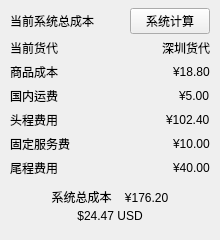
                  <widget class="QFrame" name="systemCostSection">
                   <property name="sizePolicy">
                    <sizepolicy hsizetype="Expanding" vsizetype="Preferred">
                     <horstretch>16</horstretch>
                     <verstretch>0</verstretch>
                    </sizepolicy>
                   </property>
                   <property name="minimumSize">
                    <size>
                     <width>220</width>
                     <height>0</height>
                    </size>
                   </property>
                   <property name="card" stdset="0">
                    <bool>true</bool>
                   </property>
                   <layout class="QVBoxLayout" name="systemCostLayout" stretch="0,0,0,0,0,0,0,1">
                    <property name="spacing">
                     <number>4</number>
                    </property>
                    <property name="leftMargin">
                     <number>10</number>
                    </property>
                    <property name="topMargin">
                     <number>8</number>
                    </property>
                    <property name="rightMargin">
                     <number>10</number>
                    </property>
                    <property name="bottomMargin">
                     <number>10</number>
                    </property>
                    <item>
                     <layout class="QHBoxLayout" name="systemCostHeaderLayout">
                      <property name="spacing">
                       <number>5</number>
                      </property>
                      <property name="leftMargin">
                       <number>0</number>
                      </property>
                      <property name="topMargin">
                       <number>0</number>
                      </property>
                      <property name="rightMargin">
                       <number>0</number>
                      </property>
                      <property name="bottomMargin">
                       <number>0</number>
                      </property>
                      <item>
                       <widget class="QLabel" name="lblSystemCostTitle">
                        <property name="sizePolicy">
                         <sizepolicy hsizetype="Preferred" vsizetype="Fixed">
                          <horstretch>0</horstretch>
                          <verstretch>0</verstretch>
                         </sizepolicy>
                        </property>
                        <property name="maximumSize">
                         <size>
                          <width>16777215</width>
                          <height>28</height>
                         </size>
                        </property>
                        <property name="text">
                         <string>当前系统总成本</string>
                        </property>
                        <property name="sectionTitle" stdset="0">
                         <bool>true</bool>
                        </property>
                       </widget>
                      </item>
                      <item>
                       <spacer name="systemCostHeaderSpacer">
                        <property name="orientation">
                         <enum>Qt::Orientation::Horizontal</enum>
                        </property>
                        <property name="sizeType">
                         <enum>QSizePolicy::Policy::Expanding</enum>
                        </property>
                        <property name="sizeHint" stdset="0">
                         <size>
                          <width>20</width>
                          <height>20</height>
                         </size>
                        </property>
                       </spacer>
                      </item>
                      <item>
                       <widget class="QPushButton" name="btnSystemCalculate">
                        <property name="sizePolicy">
                         <sizepolicy hsizetype="Fixed" vsizetype="Fixed">
                          <horstretch>0</horstretch>
                          <verstretch>0</verstretch>
                         </sizepolicy>
                        </property>
                        <property name="maximumSize">
                         <size>
                          <width>90</width>
                          <height>30</height>
                         </size>
                        </property>
                        <property name="text">
                         <string>系统计算</string>
                        </property>
                       </widget>
                      </item>
                     </layout>
                    </item>
                    <item>
                     <layout class="QHBoxLayout" name="systemCostRow0">
                      <property name="spacing">
                       <number>5</number>
                      </property>
                      <property name="leftMargin">
                       <number>0</number>
                      </property>
                      <property name="topMargin">
                       <number>0</number>
                      </property>
                      <property name="rightMargin">
                       <number>0</number>
                      </property>
                      <property name="bottomMargin">
                       <number>0</number>
                      </property>
                      <item>
                       <widget class="QLabel" name="lblSystemCostName0">
                        <property name="text">
                         <string>当前货代</string>
                        </property>
                       </widget>
                      </item>
                      <item>
                       <spacer name="systemCostSpacer0">
                        <property name="orientation">
                         <enum>Qt::Orientation::Horizontal</enum>
                        </property>
                        <property name="sizeType">
                         <enum>QSizePolicy::Policy::Expanding</enum>
                        </property>
                        <property name="sizeHint" stdset="0">
                         <size>
                          <width>20</width>
                          <height>20</height>
                         </size>
                        </property>
                       </spacer>
                      </item>
                      <item>
                       <widget class="QLabel" name="lblSystemCostValue0">
                        <property name="text">
                         <string>深圳货代</string>
                        </property>
                       </widget>
                      </item>
                     </layout>
                    </item>
                    <item>
                     <layout class="QHBoxLayout" name="systemCostRow1">
                      <property name="spacing">
                       <number>5</number>
                      </property>
                      <property name="leftMargin">
                       <number>0</number>
                      </property>
                      <property name="topMargin">
                       <number>0</number>
                      </property>
                      <property name="rightMargin">
                       <number>0</number>
                      </property>
                      <property name="bottomMargin">
                       <number>0</number>
                      </property>
                      <item>
                       <widget class="QLabel" name="lblSystemCostName1">
                        <property name="text">
                         <string>商品成本</string>
                        </property>
                       </widget>
                      </item>
                      <item>
                       <spacer name="systemCostSpacer1">
                        <property name="orientation">
                         <enum>Qt::Orientation::Horizontal</enum>
                        </property>
                        <property name="sizeType">
                         <enum>QSizePolicy::Policy::Expanding</enum>
                        </property>
                        <property name="sizeHint" stdset="0">
                         <size>
                          <width>20</width>
                          <height>20</height>
                         </size>
                        </property>
                       </spacer>
                      </item>
                      <item>
                       <widget class="QLabel" name="lblSystemCostValue1">
                        <property name="text">
                         <string>¥18.80</string>
                        </property>
                       </widget>
                      </item>
                     </layout>
                    </item>
                    <item>
                     <layout class="QHBoxLayout" name="systemCostRow2">
                      <property name="spacing">
                       <number>5</number>
                      </property>
                      <property name="leftMargin">
                       <number>0</number>
                      </property>
                      <property name="topMargin">
                       <number>0</number>
                      </property>
                      <property name="rightMargin">
                       <number>0</number>
                      </property>
                      <property name="bottomMargin">
                       <number>0</number>
                      </property>
                      <item>
                       <widget class="QLabel" name="lblSystemCostName2">
                        <property name="text">
                         <string>国内运费</string>
                        </property>
                       </widget>
                      </item>
                      <item>
                       <spacer name="systemCostSpacer2">
                        <property name="orientation">
                         <enum>Qt::Orientation::Horizontal</enum>
                        </property>
                        <property name="sizeType">
                         <enum>QSizePolicy::Policy::Expanding</enum>
                        </property>
                        <property name="sizeHint" stdset="0">
                         <size>
                          <width>20</width>
                          <height>20</height>
                         </size>
                        </property>
                       </spacer>
                      </item>
                      <item>
                       <widget class="QLabel" name="lblSystemCostValue2">
                        <property name="text">
                         <string>¥5.00</string>
                        </property>
                       </widget>
                      </item>
                     </layout>
                    </item>
                    <item>
                     <layout class="QHBoxLayout" name="systemCostRow3">
                      <property name="spacing">
                       <number>5</number>
                      </property>
                      <property name="leftMargin">
                       <number>0</number>
                      </property>
                      <property name="topMargin">
                       <number>0</number>
                      </property>
                      <property name="rightMargin">
                       <number>0</number>
                      </property>
                      <property name="bottomMargin">
                       <number>0</number>
                      </property>
                      <item>
                       <widget class="QLabel" name="lblSystemCostName3">
                        <property name="text">
                         <string>头程费用</string>
                        </property>
                       </widget>
                      </item>
                      <item>
                       <spacer name="systemCostSpacer3">
                        <property name="orientation">
                         <enum>Qt::Orientation::Horizontal</enum>
                        </property>
                        <property name="sizeType">
                         <enum>QSizePolicy::Policy::Expanding</enum>
                        </property>
                        <property name="sizeHint" stdset="0">
                         <size>
                          <width>20</width>
                          <height>20</height>
                         </size>
                        </property>
                       </spacer>
                      </item>
                      <item>
                       <widget class="QLabel" name="lblSystemCostValue3">
                        <property name="text">
                         <string>¥102.40</string>
                        </property>
                       </widget>
                      </item>
                     </layout>
                    </item>
                    <item>
                     <layout class="QHBoxLayout" name="systemCostRow4">
                      <property name="spacing">
                       <number>5</number>
                      </property>
                      <property name="leftMargin">
                       <number>0</number>
                      </property>
                      <property name="topMargin">
                       <number>0</number>
                      </property>
                      <property name="rightMargin">
                       <number>0</number>
                      </property>
                      <property name="bottomMargin">
                       <number>0</number>
                      </property>
                      <item>
                       <widget class="QLabel" name="lblSystemCostName4">
                        <property name="text">
                         <string>固定服务费</string>
                        </property>
                       </widget>
                      </item>
                      <item>
                       <spacer name="systemCostSpacer4">
                        <property name="orientation">
                         <enum>Qt::Orientation::Horizontal</enum>
                        </property>
                        <property name="sizeType">
                         <enum>QSizePolicy::Policy::Expanding</enum>
                        </property>
                        <property name="sizeHint" stdset="0">
                         <size>
                          <width>20</width>
                          <height>20</height>
                         </size>
                        </property>
                       </spacer>
                      </item>
                      <item>
                       <widget class="QLabel" name="lblSystemCostValue4">
                        <property name="text">
                         <string>¥10.00</string>
                        </property>
                       </widget>
                      </item>
                     </layout>
                    </item>
                    <item>
                     <layout class="QHBoxLayout" name="systemCostRow5">
                      <property name="spacing">
                       <number>5</number>
                      </property>
                      <property name="leftMargin">
                       <number>0</number>
                      </property>
                      <property name="topMargin">
                       <number>0</number>
                      </property>
                      <property name="rightMargin">
                       <number>0</number>
                      </property>
                      <property name="bottomMargin">
                       <number>0</number>
                      </property>
                      <item>
                       <widget class="QLabel" name="lblSystemCostName5">
                        <property name="text">
                         <string>尾程费用</string>
                        </property>
                       </widget>
                      </item>
                      <item>
                       <spacer name="systemCostSpacer5">
                        <property name="orientation">
                         <enum>Qt::Orientation::Horizontal</enum>
                        </property>
                        <property name="sizeType">
                         <enum>QSizePolicy::Policy::Expanding</enum>
                        </property>
                        <property name="sizeHint" stdset="0">
                         <size>
                          <width>20</width>
                          <height>20</height>
                         </size>
                        </property>
                       </spacer>
                      </item>
                      <item>
                       <widget class="QLabel" name="lblSystemCostValue5">
                        <property name="text">
                         <string>¥40.00</string>
                        </property>
                       </widget>
                      </item>
                     </layout>
                    </item>
                    <item>
                     <widget class="QFrame" name="systemTotalBox">
                      <property name="sizePolicy">
                       <sizepolicy hsizetype="Expanding" vsizetype="Fixed">
                        <horstretch>0</horstretch>
                        <verstretch>0</verstretch>
                       </sizepolicy>
                      </property>
                      <property name="minimumSize">
                       <size>
                        <width>0</width>
                        <height>48</height>
                       </size>
                      </property>
                      <property name="maximumSize">
                       <size>
                        <width>16777215</width>
                        <height>58</height>
                       </size>
                      </property>
                      <property name="card" stdset="0">
                       <bool>true</bool>
                      </property>
                      <layout class="QVBoxLayout" name="systemTotalLayout">
                       <property name="spacing">
                        <number>1</number>
                       </property>
                       <property name="leftMargin">
                        <number>8</number>
                       </property>
                       <property name="topMargin">
                        <number>6</number>
                       </property>
                       <property name="rightMargin">
                        <number>8</number>
                       </property>
                       <property name="bottomMargin">
                        <number>6</number>
                       </property>
                       <item>
                        <widget class="QLabel" name="lblSystemTotalRmb">
                         <property name="text">
                          <string>系统总成本    ¥176.20</string>
                         </property>
                         <property name="alignment">
                          <set>Qt::AlignmentFlag::AlignCenter</set>
                         </property>
                        </widget>
                       </item>
                       <item>
                        <widget class="QLabel" name="lblSystemTotalUsd">
                         <property name="text">
                          <string>$24.47 USD</string>
                         </property>
                         <property name="alignment">
                          <set>Qt::AlignmentFlag::AlignCenter</set>
                         </property>
                        </widget>
                       </item>
                      </layout>
                     </widget>
                    </item>
                   </layout>
                  </widget>
